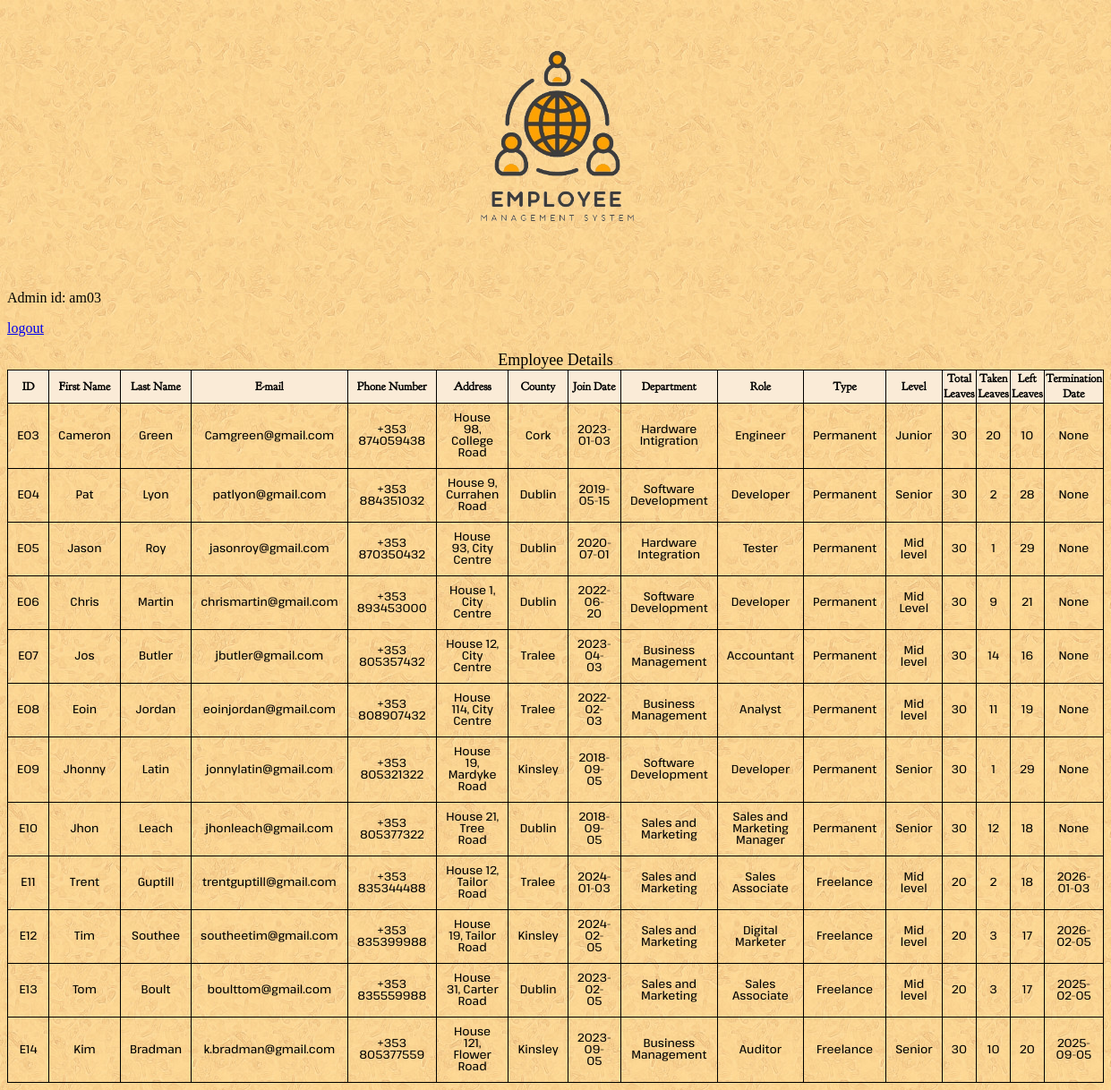
Screenshot of /showdetails (signed in) with the database file from the repository.
### tables this page shows
CREATE TABLE details(
ID TEXT(5) PRIMARY KEY,
First_name TEXT (30),
Last_name TEXT (30),
E_mail TEXT(100),
Phone_Number TEXT (14),
Address TEXT,
County TEXT,
Join_date DATE,
Department TEXT (30),
Role TEXT (30),
Type TEXT(20),
level TEXT,
Total_leaves INT (20),
Taken_leaves INT(20),
Left_leaves INT(20),
Termination_date DATE );

### app.py (the view)
@app.route("/showdetails", methods = ["GET", "POST"])
def all_details():
    db = get_db()
    details = db.execute("""SELECT * FROM details;""").fetchall()
    return render_template("showdetails.html", caption = "Employee Details", details = details)

### app.py (called while the page is built)
@app.before_request
def load_logged_in_user():
    g.user = session.get("loginID", None)
    g.admin = session.get("ID")

### database.py (called while the page is built)
def get_db():
    if "db" not in g:
        g.db = sqlite3.connect(DATABASE,
            detect_types=sqlite3.PARSE_DECLTYPES
        )
        g.db.row_factory = sqlite3.Row
    return g.db

### templates/showdetails.html
{% extends "base.html" %}
{% block main_content %}
    <form action="" method = "POST" novalidate>
        <table id="maintable">
            <caption>{{caption}}</caption>
            <th>ID</th>
            <th>First Name</th>
            <th>Last Name</th>
            <th>E-mail</th>
            <th>Phone Number</th>
            <th>Address</th>
            <th>County</th>
            <th>Join Date</th>
            <th>Department</th>
            <th>Role</th>
            <th>Type</th>
            <th>Level</th>
            <th>Total Leaves</th>
            <th>Taken Leaves</th>
            <th>Left Leaves</th>
            <th>Termination Date</th>
            {% for detail in details %}
            <tr>
                <td id="detail">{{ detail["ID"] }}</td>
                <td id="detail">{{ detail["First_name"] }}</td>
                <td id="detail">{{ detail["Last_name"] }}</td>
                <td id="detail">{{ detail["E_mail"] }}</td>
                <td id="detail">{{ detail["Phone_Number"] }}</td>
                <td id="detail">{{ detail["Address"] }}</td>
                <td id="detail">{{ detail["County"] }}</td>
                <td id="detail">{{ detail["Join_date"] }}</td>
                <td id="detail">{{ detail["Department"] }}</td>
                <td id="detail">{{ detail["Role"] }}</td>
                <td id="detail">{{ detail["Type"] }}</td>
                <td id="detail">{{ detail["level"] }}</td>
                <td id="detail">{{ detail["Total_leaves"] }}</td>
                <td id="detail">{{ detail["Taken_leaves"] }}</td>
                <td id="detail">{{ detail["left_leaves"] }}</td>
                <td id="detail">{{ detail["Termination_date"] }}</td>
            </tr>
            {% endfor %}
        </table>
    </form>
{% endblock %}

### static/styles.css (style rules this page uses)
html { background-image: url(background.jpg); }
table { border-collapse: collapse; }
th,td { border: 1px solid black; font-family: Kamillo; }
th { background-color: antiquewhite; font-family: Bookletter; }
#maintable { font-size: small; }
#detail { text-align: center; padding: 10px; }
caption { font-size: large; }

### rows the page displays
details: ID "E03", First_name "Cameron", Last_name "Green", E_mail "Camgreen@gmail.com", Phone_Number "+353 874059438", Address "House 98, College Road", County "Cork", Join_date "2023-01-03", Department "Hardware Intigration", Role "Engineer", Type "Permanent", level "Junior", Total_leaves "30", Taken_leaves "20", left_leaves "10", Termination_date "None"
details: ID "E04", First_name "Pat", Last_name "Lyon", E_mail "patlyon@gmail.com", Phone_Number "+353 884351032", Address "House 9, Currahen Road", County "Dublin", Join_date "2019-05-15", Department "Software Development", Role "Developer", Type "Permanent", level "Senior", Total_leaves "30", Taken_leaves "2", left_leaves "28", Termination_date "None"
details: ID "E05", First_name "Jason", Last_name "Roy", E_mail "jasonroy@gmail.com", Phone_Number "+353 870350432", Address "House 93, City Centre", County "Dublin", Join_date "2020-07-01", Department "Hardware Integration", Role "Tester", Type "Permanent", level "Mid level", Total_leaves "30", Taken_leaves "1", left_leaves "29", Termination_date "None"
details: ID "E06", First_name "Chris", Last_name "Martin", E_mail "chrismartin@gmail.com", Phone_Number "+353 893453000", Address "House 1, City Centre", County "Dublin", Join_date "2022-06-20", Department "Software Development", Role "Developer", Type "Permanent", level "Mid Level", Total_leaves "30", Taken_leaves "9", left_leaves "21", Termination_date "None"
details: ID "E07", First_name "Jos", Last_name "Butler", E_mail "jbutler@gmail.com", Phone_Number "+353 805357432", Address "House 12, City Centre", County "Tralee", Join_date "2023-04-03", Department "Business Management", Role "Accountant", Type "Permanent", level "Mid level", Total_leaves "30", Taken_leaves "14", left_leaves "16", Termination_date "None"
details: ID "E08", First_name "Eoin", Last_name "Jordan", E_mail "eoinjordan@gmail.com", Phone_Number "+353 808907432", Address "House 114, City Centre", County "Tralee", Join_date "2022-02-03", Department "Business Management", Role "Analyst", Type "Permanent", level "Mid level", Total_leaves "30", Taken_leaves "11", left_leaves "19", Termination_date "None"
details: ID "E09", First_name "Jhonny", Last_name "Latin", E_mail "jonnylatin@gmail.com", Phone_Number "+353 805321322", Address "House 19, Mardyke Road", County "Kinsley", Join_date "2018-09-05", Department "Software Development", Role "Developer", Type "Permanent", level "Senior", Total_leaves "30", Taken_leaves "1", left_leaves "29", Termination_date "None"
details: ID "E10", First_name "Jhon", Last_name "Leach", E_mail "jhonleach@gmail.com", Phone_Number "+353 805377322", Address "House 21, Tree Road", County "Dublin", Join_date "2018-09-05", Department "Sales and Marketing", Role "Sales and Marketing Manager", Type "Permanent", level "Senior", Total_leaves "30", Taken_leaves "12", left_leaves "18", Termination_date "None"
details: ID "E11", First_name "Trent", Last_name "Guptill", E_mail "trentguptill@gmail.com", Phone_Number "+353 835344488", Address "House 12, Tailor Road", County "Tralee", Join_date "2024-01-03", Department "Sales and Marketing", Role "Sales Associate", Type "Freelance", level "Mid level", Total_leaves "20", Taken_leaves "2", left_leaves "18", Termination_date "2026-01-03"
details: ID "E12", First_name "Tim", Last_name "Southee", E_mail "southeetim@gmail.com", Phone_Number "+353 835399988", Address "House 19, Tailor Road", County "Kinsley", Join_date "2024-02-05", Department "Sales and Marketing", Role "Digital Marketer", Type "Freelance", level "Mid level", Total_leaves "20", Taken_leaves "3", left_leaves "17", Termination_date "2026-02-05"
details: ID "E13", First_name "Tom", Last_name "Boult", E_mail "boulttom@gmail.com", Phone_Number "+353 835559988", Address "House 31, Carter Road", County "Dublin", Join_date "2023-02-05", Department "Sales and Marketing", Role "Sales Associate", Type "Freelance", level "Mid level", Total_leaves "20", Taken_leaves "3", left_leaves "17", Termination_date "2025-02-05"
details: ID "E14", First_name "Kim", Last_name "Bradman", E_mail "k.bradman@gmail.com", Phone_Number "+353 805377559", Address "House 121, Flower Road", County "Kinsley", Join_date "2023-09-05", Department "Business Management", Role "Auditor", Type "Freelance", level "Senior", Total_leaves "30", Taken_leaves "10", left_leaves "20", Termination_date "2025-09-05"

### other values shown
{{ g.admin }} "am03"
{{ caption }} "Employee Details"
